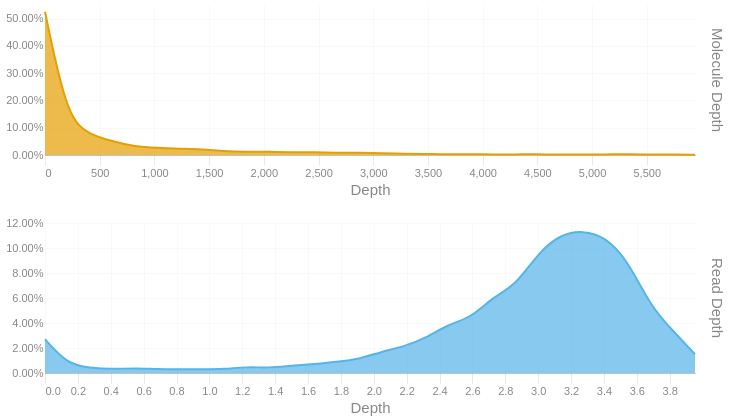

Notebook code cell kept with this figure:
### Code cell
readdep = depth_hist(tb['Read Depth'], q99, 3)
readdep = readdep.with_columns(pl.lit('Read Depth').alias('Metric'))
if not SKIPLR:
    moldep = depth_hist(tb['Molecule Depth'], mol_q99, 1)
    moldep = moldep.with_columns(pl.lit('Molecule Depth').alias('Metric'))
    _hist = pl.concat([readdep, moldep])
    _hist = _hist.filter(pl.col('Proportion') != 0)
    with SafeRender(_hist):
        (
            alt.Chart(_hist)        
            .mark_area(interpolate = "basis")
            .encode(
                x=alt.X('Bin:Q').scale(domainMin=0).axis(alt.Axis(title='Depth')),
                y = alt.Y('Proportion:Q', title = None).axis(format = '.2%'),
                color = alt.Color('Metric:N').legend(None),
                row = alt.Row("Metric:N").header(title = None, labelOrient = 'right'),
                tooltip = [
                    alt.Tooltip("Metric:N", title = "Metric"),
                    alt.Tooltip('Interval:N', title = "Depth Interval"),
                    alt.Tooltip('Proportion:Q', title = "% Alignments").format('.2%')
                ]
            )
            .resolve_scale(x='independent', y='independent')
            .properties(
                height = 150, width = 650,
                usermeta={'embedOptions': {'downloadFileName': f'{samplename}.depth.hist'}}
            )
        ).display()
else:
    readdep = readdep.filter(pl.col('Proportion') != 0)
    with SafeRender(readdep):
        (
            alt.Chart(readdep)        
            .mark_area(interpolate = "basis")
            .encode(
                x=alt.X('Bin:Q').scale(domainMin=0).axis(alt.Axis(title='Depth')),
                y = alt.Y('Proportion:Q', title = None).axis(format = '.2%'),
                tooltip = [
                    alt.Tooltip('Interval:N', title = "Depth Interval"),
                    alt.Tooltip('Proportion:Q', title = "% Alignments").format('.2%')
                ]
            )
            .properties(
                usermeta={'embedOptions': {'downloadFileName': f'{samplename}.depth.hist'}}
            )
        ).display()

### Figure 1 — Vega-Lite specification as saved in the notebook (floating-point values rounded to 4 significant figures)
{"width": 650, "height": 150, "config": {"title": {"anchor": "start", "dy": -15, "fontSize": 18, "color": "#888888", "subtitleColor": "#888888", "subtitleFontSize": 14}, "arc": {"fill": "#0072B2"}, "axis": {"domainColor": "#888888", "domainWidth": 0.5, "gridWidth": 0.2, "grid": false, "titleFontWeight": 400, "titleFontSize": 15, "labelFontSize": 11, "labelColor": "#888888", "tickColor": "#888888", "tickWidth": 0.2, "titleColor": "#888888"}, "axisBand": {"grid": false}, "axisX": {"grid": true, "tickSize": 10, "domainCap": "round"}, "axisY": {"domain": false, "grid": true, "tickSize": 0, "domainCap": "round"}, "background": "transparent", "header": {"labelFontSize": 15, "labelColor": "#888888", "titleFontSize": 15, "titleFontWeight": 600, "titleColor": "#888888"}, "legend": {"labelFont": "sans-serif", "labelFontSize": 12, "labelColor": "#888888", "symbolSize": 100, "symbolType": "circle", "titleFontSize": 12, "titlePadding": 10, "titleColor": "#888888", "title": null}, "range": {"category": ["#E69F00", "#56B4E9", "#009E73", "#F0E442", "#0072B2", "#D55E00", "#CC79A7", "#000000"], "diverging": ["#cfe8f3", "#a2d4ec", "#73bfe2", "#46abdb", "#1696d2", "#12719e"]}, "area": {"fill": "#0072B2", "fillOpacity": 0.7, "line": true, "strokeOpacity": 0.7}, "line": {"color": "#0072B2", "stroke": "#0072B2", "strokeWidth": 2}, "trail": {"color": "#0072B2", "stroke": "#0072B2", "strokeWidth": 0, "size": 1}, "point": {"filled": true, "fillOpacity": 1.0, "size": 95}, "text": {"color": "#888888", "fontSize": 11, "align": "right", "fontWeight": 400, "size": 11}, "bar": {"fill": "#0072B2", "stroke": null}, "view": {"stroke": null, "continuousWidth": 660, "continuousHeight": 400}}, "data": {"name": "data-5e3e4625ccdcf5ebc322892c30411e9e"}, "mark": {"type": "area", "interpolate": "basis"}, "encoding": {"color": {"field": "Metric", "legend": null, "type": "nominal"}, "row": {"field": "Metric", "header": {"title": null, "labelOrient": "right"}, "type": "nominal"}, "tooltip": [{"field": "Metric", "title": "Metric", "type": "nominal"}, {"field": "Interval", "title": "Depth Interval", "type": "nominal"}, {"field": "Proportion", "format": ".2%", "title": "% Alignments", "type": "quantitative"}], "x": {"axis": {"title": "Depth"}, "field": "Bin", "scale": {"domainMin": 0}, "type": "quantitative"}, "y": {"axis": {"format": ".2%"}, "field": "Proportion", "title": null, "type": "quantitative"}}, "resolve": {"scale": {"x": "independent", "y": "independent"}}, "usermeta": {"embedOptions": {"downloadFileName": "S1_Annapolis_003.depth.hist"}}, "$schema": "https://vega.github.io/schema/vega-lite/v6.1.0.json", "datasets": {"data-5e3e4625ccdcf5ebc322892c30411e9e": [{"Bin": 0.0, "Interval": "0.0-0.136", "Proportion": 0.027, "Metric": "Read Depth"}, {"Bin": 0.136, "Interval": "0.136-0.273", "Proportion": 0.007, "Metric": "Read Depth"}, {"Bin": 0.273, "Interval": "0.273-0.409", "Proportion": 0.004, "Metric": "Read Depth"}, {"Bin": 0.409, "Interval": "0.409-0.545", "Proportion": 0.003, "Metric": "Read Depth"}, {"Bin": 0.545, "Interval": "0.545-0.682", "Proportion": 0.004, "Metric": "Read Depth"}, {"Bin": 0.682, "Interval": "0.682-0.818", "Proportion": 0.003, "Metric": "Read Depth"}, {"Bin": 0.818, "Interval": "0.818-0.954", "Proportion": 0.003, "Metric": "Read Depth"}, {"Bin": 0.954, "Interval": "0.954-1.091", "Proportion": 0.003, "Metric": "Read Depth"}, {"Bin": 1.091, "Interval": "1.091-1.227", "Proportion": 0.003, "Metric": "Read Depth"}, {"Bin": 1.227, "Interval": "1.227-1.363", "Proportion": 0.005, "Metric": "Read Depth"}, {"Bin": 1.363, "Interval": "1.363-1.5", "Proportion": 0.004, "Metric": "Read Depth"}, {"Bin": 1.5, "Interval": "1.5-1.636", "Proportion": 0.006, "Metric": "Read Depth"}, {"Bin": 1.636, "Interval": "1.636-1.772", "Proportion": 0.007, "Metric": "Read Depth"}, {"Bin": 1.772, "Interval": "1.772-1.909", "Proportion": 0.009, "Metric": "Read Depth"}, {"Bin": 1.909, "Interval": "1.909-2.045", "Proportion": 0.011, "Metric": "Read Depth"}, {"Bin": 2.045, "Interval": "2.045-2.181", "Proportion": 0.017, "Metric": "Read Depth"}, {"Bin": 2.181, "Interval": "2.181-2.318", "Proportion": 0.021, "Metric": "Read Depth"}, {"Bin": 2.318, "Interval": "2.318-2.454", "Proportion": 0.028, "Metric": "Read Depth"}, {"Bin": 2.454, "Interval": "2.454-2.59", "Proportion": 0.039, "Metric": "Read Depth"}, {"Bin": 2.59, "Interval": "2.59-2.727", "Proportion": 0.044, "Metric": "Read Depth"}, {"Bin": 2.727, "Interval": "2.727-2.863", "Proportion": 0.061, "Metric": "Read Depth"}, {"Bin": 2.863, "Interval": "2.863-2.999", "Proportion": 0.07, "Metric": "Read Depth"}, {"Bin": 2.999, "Interval": "2.999-3.136", "Proportion": 0.096, "Metric": "Read Depth"}, {"Bin": 3.136, "Interval": "3.136-3.272", "Proportion": 0.111, "Metric": "Read Depth"}, {"Bin": 3.272, "Interval": "3.272-3.408", "Proportion": 0.114, "Metric": "Read Depth"}, {"Bin": 3.408, "Interval": "3.408-3.545", "Proportion": 0.109, "Metric": "Read Depth"}, {"Bin": 3.545, "Interval": "3.545-3.681", "Proportion": 0.09, "Metric": "Read Depth"}, {"Bin": 3.681, "Interval": "3.681-3.817", "Proportion": 0.054, "Metric": "Read Depth"}, {"Bin": 3.817, "Interval": "3.817-3.954", "Proportion": 0.034, "Metric": "Read Depth"}, {"Bin": 3.954, "Interval": "3.954-4.09", "Proportion": 0.015, "Metric": "Read Depth"}, {"Bin": 0.0, "Interval": "0.0-204.9", "Proportion": 0.525, "Metric": "Molecule Depth"}, {"Bin": 204.9, "Interval": "204.9-409.7", "Proportion": 0.132, "Metric": "Molecule Depth"}, {"Bin": 409.7, "Interval": "409.7-614.6", "Proportion": 0.075, "Metric": "Molecule Depth"}, {"Bin": 614.6, "Interval": "614.6-819.4", "Proportion": 0.05, "Metric": "Molecule Depth"}, {"Bin": 819.4, "Interval": "819.4-1024.3", "Proportion": 0.031, "Metric": "Molecule Depth"}, {"Bin": 1024.0, "Interval": "1024.3-1229.2", "Proportion": 0.026, "Metric": "Molecule Depth"}, {"Bin": 1229.0, "Interval": "1229.2-1434.0", "Proportion": 0.023, "Metric": "Molecule Depth"}, {"Bin": 1434.0, "Interval": "1434.0-1638.9", "Proportion": 0.021, "Metric": "Molecule Depth"}, {"Bin": 1639.0, "Interval": "1638.9-1843.7", "Proportion": 0.014, "Metric": "Molecule Depth"}, {"Bin": 1844.0, "Interval": "1843.7-2048.6", "Proportion": 0.012, "Metric": "Molecule Depth"}, {"Bin": 2049.0, "Interval": "2048.6-2253.5", "Proportion": 0.012, "Metric": "Molecule Depth"}, {"Bin": 2254.0, "Interval": "2253.5-2458.3", "Proportion": 0.01, "Metric": "Molecule Depth"}, {"Bin": 2458.0, "Interval": "2458.3-2663.2", "Proportion": 0.011, "Metric": "Molecule Depth"}, {"Bin": 2663.0, "Interval": "2663.2-2868.0", "Proportion": 0.008, "Metric": "Molecule Depth"}, {"Bin": 2868.0, "Interval": "2868.0-3072.9", "Proportion": 0.009, "Metric": "Molecule Depth"}, {"Bin": 3073.0, "Interval": "3072.9-3277.7", "Proportion": 0.006, "Metric": "Molecule Depth"}, {"Bin": 3278.0, "Interval": "3277.7-3482.6", "Proportion": 0.005, "Metric": "Molecule Depth"}, {"Bin": 3483.0, "Interval": "3482.6-3687.5", "Proportion": 0.004, "Metric": "Molecule Depth"}, {"Bin": 3688.0, "Interval": "3687.5-3892.3", "Proportion": 0.002, "Metric": "Molecule Depth"}, {"Bin": 3892.0, "Interval": "3892.3-4097.2", "Proportion": 0.003, "Metric": "Molecule Depth"}, {"Bin": 4097.0, "Interval": "4097.2-4302.0", "Proportion": 0.002, "Metric": "Molecule Depth"}, {"Bin": 4302.0, "Interval": "4302.0-4506.9", "Proportion": 0.002, "Metric": "Molecule Depth"}, {"Bin": 4507.0, "Interval": "4506.9-4711.8", "Proportion": 0.003, "Metric": "Molecule Depth"}, {"Bin": 4712.0, "Interval": "4711.8-4916.6", "Proportion": 0.001, "Metric": "Molecule Depth"}, {"Bin": 4917.0, "Interval": "4916.6-5121.5", "Proportion": 0.002, "Metric": "Molecule Depth"}, {"Bin": 5122.0, "Interval": "5121.5-5326.3", "Proportion": 0.002, "Metric": "Molecule Depth"}, {"Bin": 5326.0, "Interval": "5326.3-5531.2", "Proportion": 0.003, "Metric": "Molecule Depth"}, {"Bin": 5531.0, "Interval": "5531.2-5736.1", "Proportion": 0.001, "Metric": "Molecule Depth"}, {"Bin": 5736.0, "Interval": "5736.1-5940.9", "Proportion": 0.002, "Metric": "Molecule Depth"}, {"Bin": 5941.0, "Interval": "5940.9-6145.78", "Proportion": 0.001, "Metric": "Molecule Depth"}]}}
